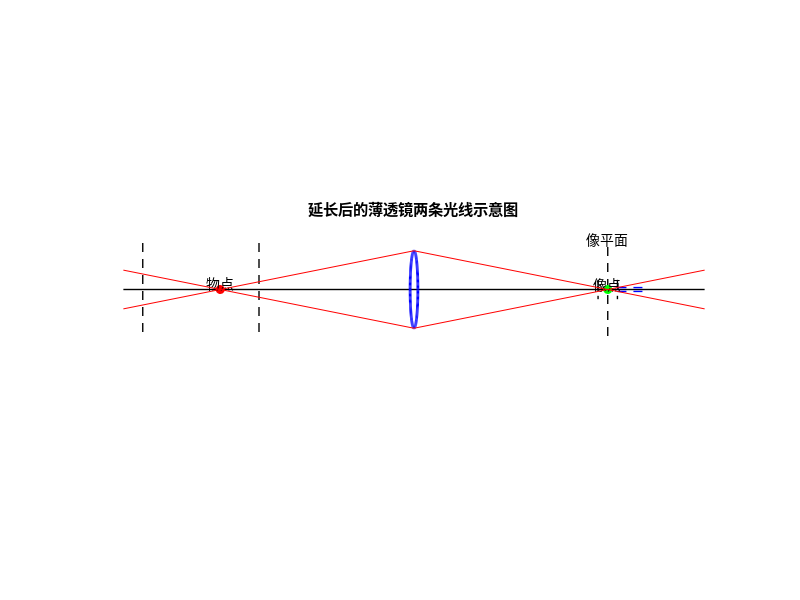

MATLAB code to generate this figure:
% lens_simple.m
% 演示薄透镜原理：从光轴上一物点射出两条光线，经过透镜后汇聚到像平面上的像点。
% 光线在物点前后延伸并保持原有方向。

% 参数设置
u = 10;    % 物距
f = 5;     % 焦距

% 延长长度
extend = 5;  % 光线在物点前后延伸距离

% 计算像距
v = f * u / (u - f);

% 点坐标
P_obj    = [-u, 0];   % 物点
P_img    = [ v, 0];   % 像点

% 透镜参数（细长椭圆）
a = 0.2;            % 半宽
aperture = 4;       % 孔径总高度
b = aperture / 2;   % 半高
theta = linspace(0,2*pi,200);
x_e = a * cos(theta);
y_e = b * sin(theta);

% 透镜上端和下端射入点
P_top    = [0,  b];
P_bottom = [0, -b];

% 光线起止X坐标
x_start = P_obj(1) - extend;
x_end   = P_img(1) + extend;

% 计算入射延伸端点Y值
slope_inc_top = (P_top(2) - P_obj(2)) / (P_top(1) - P_obj(1));
y_start_top  = P_obj(2) + slope_inc_top * (x_start - P_obj(1));

slope_inc_bot = (P_bottom(2) - P_obj(2)) / (P_bottom(1) - P_obj(1));
y_start_bot  = P_obj(2) + slope_inc_bot * (x_start - P_obj(1));

% 绘图
figure; hold on; axis equal;

% 光轴
plot([x_start, x_end], [0, 0], 'k-', 'LineWidth',1);

% 透镜
plot(x_e, y_e, 'b', 'LineWidth',2);

% 像平面
plot([P_img(1), P_img(1)], [-b*1.2, b*1.2], '--k', 'LineWidth',1);
text(P_img(1), b*1.3, '像平面', 'HorizontalAlignment','center');

plot([-8, -8], [b*1.2, -b*1.2], '--k', 'LineWidth',1);
plot([-14, -14], [b*1.2, -b*1.2], '--k', 'LineWidth',1);
plot([9.5, 9.5], [0.5, -0.5], '--k', 'LineWidth',1);
plot([10.5, 10.5], [0.5, -0.5], '--k', 'LineWidth',1);
plot([10.5,12], [0.1, 0.1], '--b', 'LineWidth',1);
plot([10.5,12], [-0.1, -0.1], '--b', 'LineWidth',1);
% 物点和像点标记
plot(P_obj(1), P_obj(2), 'ro', 'MarkerFaceColor','r');
text(P_obj(1), 0.3, '物点', 'HorizontalAlignment','center');
plot(P_img(1), P_img(2), 'go', 'MarkerFaceColor','g');
text(P_img(1), 0.3, '像点', 'HorizontalAlignment','center');

% 入射光线顶端
plot([x_start, P_obj(1), P_top(1)], [y_start_top, P_obj(2), P_top(2)], 'r-');
% 折射并延伸：透镜顶端->像点->延伸末点
slope_top = (P_img(2) - P_top(2)) / (P_img(1) - P_top(1));
y_end_top = P_img(2) + slope_top * (x_end - P_img(1));
plot([P_top(1), P_img(1), x_end], [P_top(2), P_img(2), y_end_top], 'r-');

% 入射光线底端
plot([x_start, P_obj(1), P_bottom(1)], [y_start_bot, P_obj(2), P_bottom(2)], 'r-');
% 折射并延伸：透镜底端->像点->延伸末点
slope_bot = (P_img(2) - P_bottom(2)) / (P_img(1) - P_bottom(1));
y_end_bot = P_img(2) + slope_bot * (x_end - P_img(1));
plot([P_bottom(1), P_img(1), x_end], [P_bottom(2), P_img(2), y_end_bot], 'r-');

% 坐标和样式
xlim([x_start-1, x_end+1]); ylim([-b*1.5, b*1.5]);
xlabel('光轴方向 (x)'); ylabel('高度 (y)');
title('延长后的薄透镜两条光线示意图');
grid on; hold off;
axis off;
